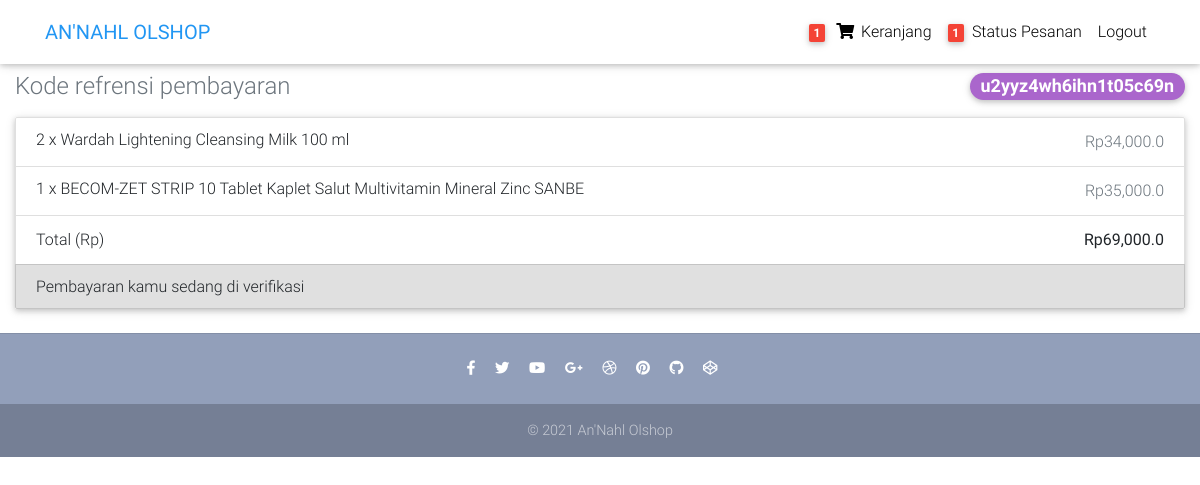
The page /StatusOrderedView/ (signed in) on the database its author committed.
### store/models.py (models this page shows, shortened)
class Order(models.Model):
    user = models.ForeignKey(settings.AUTH_USER_MODEL,
                             on_delete=models.CASCADE)
    ref_code = models.CharField(max_length=20, blank=True, null=True)
    items = models.ManyToManyField(OrderItem)
    start_date = models.DateTimeField(auto_now_add=True)
    ordered_date = models.DateTimeField()
    ordered = models.BooleanField(default=False)
    shipping_address = models.ForeignKey(
        'Address', related_name='shipping_address', on_delete=models.SET_NULL, blank=True, null=True)
    billing_address = models.ForeignKey(
        'Address', related_name='billing_address', on_delete=models.SET_NULL, blank=True, null=True)
    being_delivered = models.BooleanField(default=False)
    is_paid = models.BooleanField(default=False)
    received = models.BooleanField(default=False)
    proof_of_payment = models.ImageField(blank=True)
    def get_total(self):
        total = 0
        for order_item in self.items.all():
            total += order_item.get_final_price()
        return total

class OrderItem(models.Model):
    user = models.ForeignKey(settings.AUTH_USER_MODEL,
                             on_delete=models.CASCADE)
    ordered = models.BooleanField(default=False)
    item = models.ForeignKey(Item, on_delete=models.CASCADE)
    quantity = models.IntegerField(default=1)
    def get_total_item_price(self):
        return self.quantity * self.item.price
    def get_final_price(self):
        if self.item.discount_price:
            return self.get_total_discount_item_price()
        return self.get_total_item_price()

class Item(models.Model):
    title = models.CharField(max_length=100)
    price = models.FloatField()
    discount_price = models.FloatField(blank=True, null=True)
    category = models.CharField(choices=CATEGORY_CHOICES, max_length=2)
    label = models.CharField(choices=LABEL_CHOICES, max_length=1)
    slug = models.SlugField()
    description = models.TextField()
    image = models.ImageField()

### store/views.py (the view, shortened to what this page needs)
# urls.py: path('StatusOrderedView/', StatusOrderedView.as_view(), name='StatusOrderedView'),
class StatusOrderedView(LoginRequiredMixin, View):
    def get(self, *args, **kwargs):
        try:
            ordered_list = Order.objects.filter(user=self.request.user, ordered=True, received=False)
            context = {
                'object': ordered_list
            }
            return render(self.request, 'ordered.html', context)
        except ObjectDoesNotExist:
            messages.warning(self.request, "Belum ada yang kamu order.")
            return redirect("store:home")

### store/templatetags/cart_template_tags.py (called while the page is built)
@register.filter
def cart_item_count(user):
    if user.is_authenticated:
        qs = Order.objects.filter(user=user, ordered=False)
        if qs.exists():
            return qs[0].items.count()
    return 0

@register.filter
def status_order_count(user):
    if user.is_authenticated:
        qs = Order.objects.filter(user=user, ordered=True, received=False)
        if qs.exists():
            return qs.count()
    return 0

### store/templates/ordered.html (shortened to what this page needs)
{% extends "base.html" %}
{% block content %}
{% for ordered_list in object %}
<div class="col-md-12 mb-4">
    <h4 class="d-flex justify-content-between align-items-center mb-3">
    <span class="text-muted">Kode refrensi pembayaran </span>
    <span class="badge badge-secondary badge-pill">{{ ordered_list.ref_code }}</span>
    </h4>
    <ul class="list-group mb-3 z-depth-1">
    {% for order_item in ordered_list.items.all %}
    <li class="list-group-item d-flex justify-content-between lh-condensed">
        <div>
        <h6 class="my-0">{{ order_item.quantity }} x {{ order_item.item.title}}</h6>
        </div>
        <span class="text-muted">Rp{{ order_item.get_final_price }}</span>
    </li>
    {% endfor %}
    <li class="list-group-item d-flex justify-content-between">
        <span>Total (Rp)</span>
        <strong>Rp{{ ordered_list.get_total }}</strong>
        {% if ordered_list.is_paid == False %}
        <li class="list-group-item d-flex justify-content-between bg-light">
            <div class="text-succes">
            <h6 class="my-0">Pembayaran kamu sedang di verifikasi</h6>
            </div>
        </li>
        {% endif %}
    </li>
    </ul>
</div>
{% endfor %}
{% endblock content %}

### store/templates/navbar.html (shortened to what this page needs)
{% load cart_template_tags %}
<nav class="navbar fixed-top navbar-expand-lg navbar-light white scrolling-navbar">
    <div class="container">
      <a class="navbar-brand waves-effect" href="/">
        <strong class="blue-text">AN'NAHL OLSHOP</strong>
      </a>
      <div class="collapse navbar-collapse" id="navbarSupportedContent">
        <ul class="navbar-nav nav-flex-icons">
          {% if request.user.is_authenticated %}
          <li class="nav-item">
            <a href="{% url 'store:order-summary' %}" class="nav-link waves-effect">
              <span class="badge red z-depth-1 mr-1"> {{ request.user|cart_item_count }} </span>
              <i class="fas fa-shopping-cart"></i>
              <span class="clearfix d-none d-sm-inline-block"> Keranjang </span>
            </a>
          </li>
          <li class="nav-item">
            <a href="{% url 'store:StatusOrderedView' %}" class="nav-link waves-effect">
              <span class="badge red z-depth-1 mr-1"> {{ request.user|status_order_count }} </span>
              <span class="clearfix d-none d-sm-inline-block"> Status Pesanan </span></a>
          </li>
          <li class="nav-item">
            <a class="nav-link waves-effect" href="{% url 'account_logout' %}">
              <span class="clearfix d-none d-sm-inline-block"> Logout </span>
            </a>
          </li>
          {% endif %}
        </ul>
      </div>
    </div>
  </nav>

### store/templates/base.html (style rules this page uses)
html, body, header, .carousel { height: 60vh; }

### rows shown on the page
Order: ref_code "u2yyz4wh6ihn1t05c69n", get_total "69,000.0", is_paid "Pembayaran kamu sedang di verifikasi"
OrderItem: quantity "2", item "Wardah Lightening Cleansing Milk 100 ml", get_final_price "34,000.0"
OrderItem: quantity "1", item "BECOM-ZET STRIP 10 Tablet Kaplet Salut Multivitamin Mineral Zinc SANBE", get_final_price "35,000.0"

### other values the page prints
{{ request.user|cart_item_count }} "1"
{{ request.user|status_order_count }} "1"
